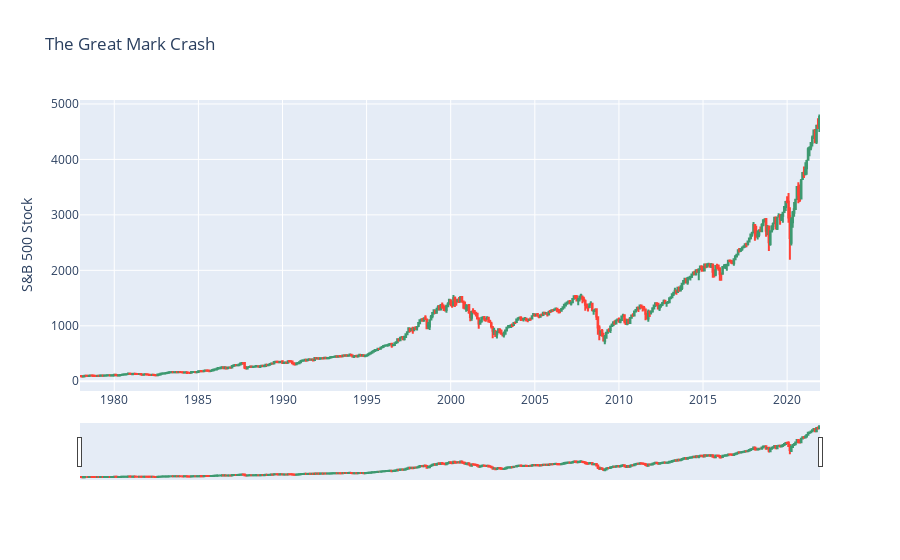

Notebook source saved alongside this figure:
### Code cell
import plotly.graph_objects as go

from datetime import datetime

fig = go.Figure(data=[go.Candlestick(x=df['TIME'],
                open=df['Open'],
                high=df['High'],
                low=df['Low'],
                close=df['Close'])])
fig.update_layout(
    title='The Great Mark Crash',
    yaxis_title='S&B 500 Stock',
)

fig.show()

### Figure 1 — Plotly figure (JSON) as saved in the notebook; plotly's stock layout.template omitted (floating-point values rounded to 4 significant figures; data arrays with more than 128 entries replaced by an {"elided": "..."} marker saying what was removed)
{"data": [{"close": {"elided": "528 float values"}, "high": {"elided": "528 float values"}, "low": {"elided": "528 float values"}, "open": {"elided": "528 float values"}, "type": "candlestick", "x": {"elided": "528 str values"}}], "layout": {"title": {"text": "The Great Mark Crash"}, "yaxis": {"title": {"text": "S&B 500 Stock"}}}}
